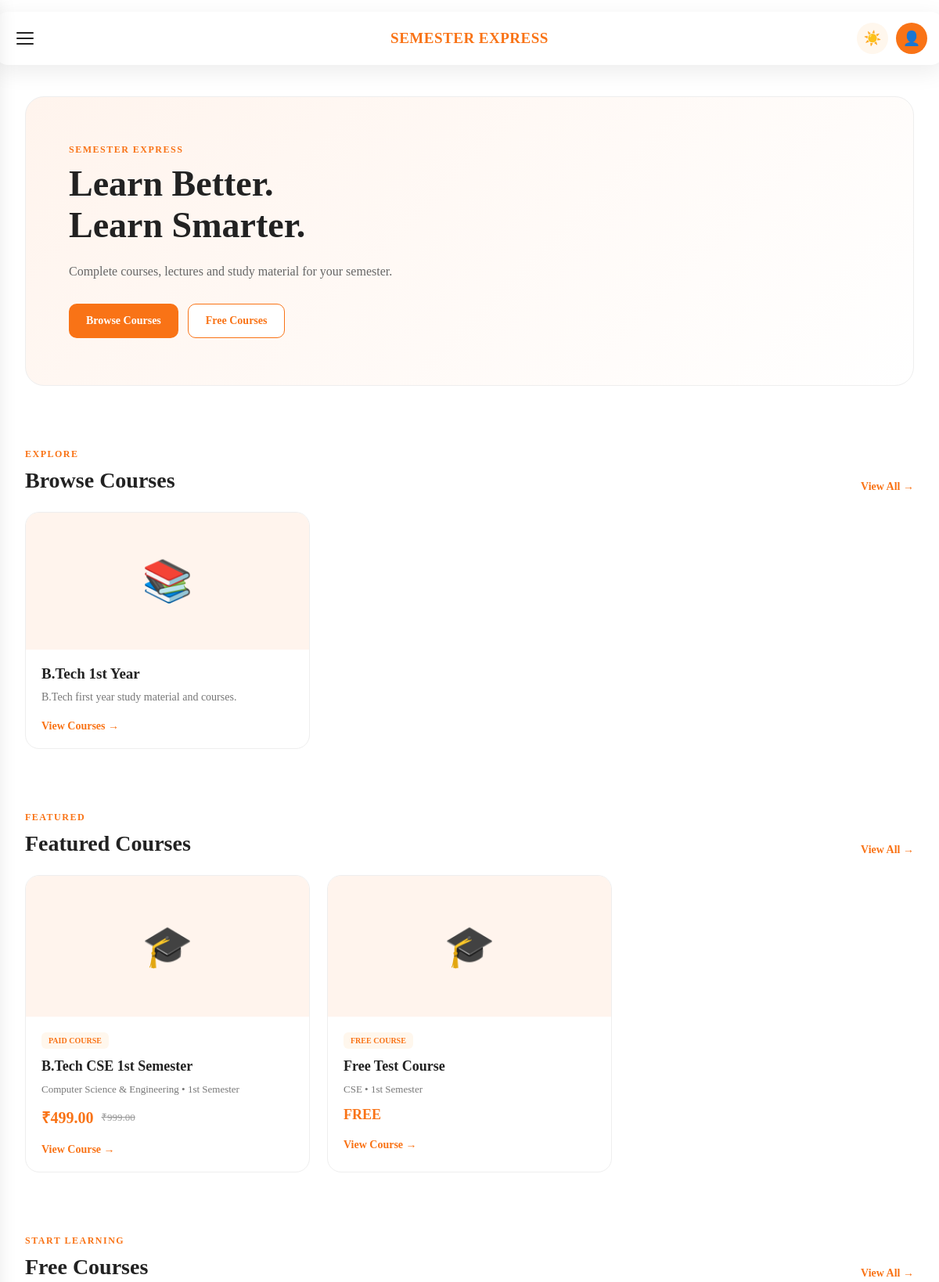
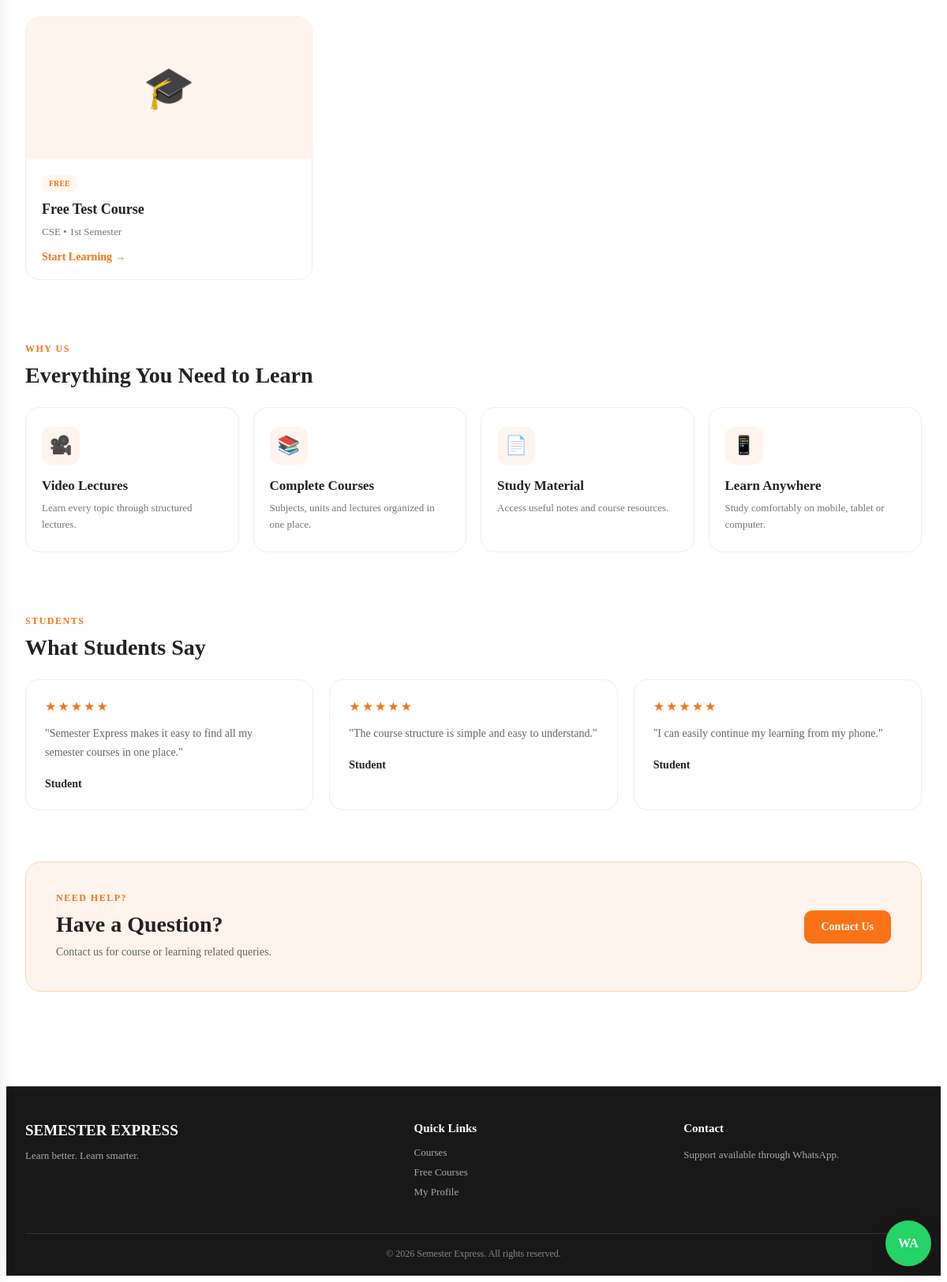
The page / on the database its author committed (2 pictures, top to bottom).
### courses/models.py (models this page shows, shortened)
class Collection(models.Model):
    name = models.CharField(max_length=200)
    description = models.TextField(blank=True)
    image = models.ImageField(
        upload_to="collections/",
        blank=True,
        null=True
    )
    is_active = models.BooleanField(default=True)
    created_at = models.DateTimeField(auto_now_add=True)
    class Meta:
        ordering = ["name"]

class Course(models.Model):
    collection = models.ForeignKey(
        Collection,
        on_delete=models.CASCADE,
        related_name="courses"
    )
    name = models.CharField(max_length=200)
    branch = models.CharField(
        max_length=150,
        blank=True
    )
    semester = models.CharField(
        max_length=50,
        blank=True
    )
    description = models.TextField(blank=True)
    image = models.ImageField(
        upload_to="courses/",
        blank=True,
        null=True
    )
    price = models.DecimalField(
        max_digits=10,
        decimal_places=2,
        default=0
    )
    original_price = models.DecimalField(
        max_digits=10,
        decimal_places=2,
        default=0
    )
    is_paid = models.BooleanField(default=True)
    is_active = models.BooleanField(default=True)
    created_at = models.DateTimeField(auto_now_add=True)
    class Meta:
        ordering = ["name"]

### courses/views.py (the view)
def home(request):
    collection_list = Collection.objects.filter(
        is_active=True
    )
    featured_courses = Course.objects.filter(
        is_active=True
    )[:6]
    free_courses = Course.objects.filter(
        is_active=True,
        is_paid=False
    )[:6]
    context = {
        "collections": collection_list,
        "featured_courses": featured_courses,
        "free_courses": free_courses,
    }
    return render(
        request,
        "index.html",
        context
    )

### templates/index.html (shortened to what this page needs)
{% load static %}
<!DOCTYPE html>
<html lang="en">
<head>
    <link
        rel="stylesheet"
        href="{% static 'css/style.css' %}"
    >
    <link
        rel="stylesheet"
        href="{% static 'css/dashboard.css' %}"
    >
    <link
        rel="stylesheet"
        href="{% static 'css/responsive.css' %}"
    >
</head>
<body>
<header class="top-header">
    <button
        type="button"
        class="menu-btn"
        id="menuBtn"
    >
        <span></span>
        <span></span>
        <span></span>
    </button>
    <div class="logo">
        SEMESTER EXPRESS
    </div>
    <div class="header-right">
        <button
            type="button"
            class="theme-btn"
            id="themeBtn"
        >
        </button>
        <a
            href="{% url 'dashboard:profile' %}"
            class="profile-btn"
        >
            👤
        </a>
    </div>
</header>
<main class="home-page">
    <section class="home-hero">
        <div class="home-hero-content">
            <p class="small-title">
                SEMESTER EXPRESS
            </p>
            <h1>
                Learn Better.
                <br>
                Learn Smarter.
            </h1>
            <p>
                Complete courses, lectures and study
                material for your semester.
            </p>
            <div class="hero-buttons">
                <a
                    href="{% url 'courses:collections' %}"
                    class="course-button"
                >
                    Browse Courses
                </a>
                <a
                    href="{% url 'courses:free_courses' %}"
                    class="secondary-button"
                >
                    Free Courses
                </a>
            </div>
        </div>
    </section>
    <section class="home-section">
        <div class="home-section-heading">
            <div>
                <p class="small-title">
                    EXPLORE
                </p>
                <h2>
                    Browse Courses
                </h2>
            </div>
            <a
                href="{% url 'courses:collections' %}"
                class="section-link"
            >
                View All →
            </a>
        </div>
        {% if collections %}
            <div class="home-collection-grid">
                {% for collection in collections %}
                    <a
                        href="{% url 'courses:collection_detail' collection.id %}"
                        class="home-collection-card"
                    >
                        <div class="home-collection-image">
                            {% if collection.image %}
                                <img
                                    src="{{ collection.image.url }}"
                                    alt="{{ collection.name }}"
                                >
                            {% else %}
                                <div class="home-placeholder">
                                    📚
                                </div>
                            {% endif %}
                        </div>
                        <div class="home-collection-content">
                            <h3>
                                {{ collection.name }}
                            </h3>
                            {% if collection.description %}
                                <p>
                                    {{ collection.description }}
                                </p>
                            {% else %}
                                <p>
                                    Explore courses in this collection.
                                </p>
                            {% endif %}
                            <span>
                                View Courses →
                            </span>
                        </div>
                    </a>
                {% endfor %}
            </div>
        {% endif %}
    </section>
    <section class="home-section">
        <div class="home-section-heading">
            <div>
                <p class="small-title">
                    FEATURED
                </p>
                <h2>
                    Featured Courses
                </h2>
            </div>
            <a
        href="{% url 'courses:collections' %}"
        class="section-link"
    >
        View All →
    </a>
        </div>
        {% if featured_courses %}
            <div class="home-course-grid">
                {% for course in featured_courses %}
                    <a
                        href="{% url 'courses:course_detail' course.id %}"
                        class="home-course-card"
                    >
                        <div class="home-course-image">
                            {% if course.image %}
                                <img
                                    src="{{ course.image.url }}"
                                    alt="{{ course.name }}"
                                >
                            {% else %}
                                <div class="home-placeholder">
                                    🎓
                                </div>
                            {% endif %}
                        </div>
                        <div class="home-course-content">
                            <span class="course-badge">
                                {% if course.is_paid %}
                                    Paid Course
                                {% else %}
                                    Free Course
                                {% endif %}
                            </span>
                            <h3>
                                {{ course.name }}
                            </h3>
                            <p>
                                {{ course.branch }}
                                {% if course.semester %}
                                    • {{ course.semester }}
                                {% endif %}
                            </p>
                            {% if course.is_paid %}
                                <div class="course-price">
                                    <strong>
                                        ₹{{ course.price }}
                                    </strong>
                                    {% if course.original_price %}
                                        <del>
                                            ₹{{ course.original_price }}
                                        </del>
                                    {% endif %}
                                </div>
                            {% else %}
                                <strong class="free-label">
                                    FREE
                                </strong>
                            {% endif %}
                            <span class="course-card-link">
                                View Course →
                            </span>
                        </div>
                    </a>
                {% endfor %}
            </div>
        {% endif %}
    </section>
    <section
        class="home-section"
        id="free-courses"
    >
        <div class="home-section-heading">
            <div>
                <p class="small-title">
                    START LEARNING
                </p>
                <h2>
                    Free Courses
                </h2>
            </div>
            <a
        href="{% url 'courses:free_courses' %}"
        class="section-link"
    >
        View All →
    </a>
        </div>
        {% if free_courses %}
            <div class="home-course-grid">
                {% for course in free_courses %}
                    <a
                        href="{% url 'courses:course_detail' course.id %}"
                        class="home-course-card"
                    >
                        <div class="home-course-image">
                            {% if course.image %}
                                <img
                                    src="{{ course.image.url }}"
                                    alt="{{ course.name }}"
                                >
                            {% else %}
                                <div class="home-placeholder">
                                    🎓
                                </div>
                            {% endif %}
                        </div>
                        <div class="home-course-content">
                            <span class="course-badge free-badge">
                                FREE
                            </span>
                            <h3>
                                {{ course.name }}
                            </h3>
                            <p>
                                {{ course.branch }}
                                {% if course.semester %}
                                    • {{ course.semester }}
                                {% endif %}
                            </p>
                            <span class="course-card-link">
                                Start Learning →
                            </span>
                        </div>
                    </a>
                {% endfor %}
            </div>
        {% endif %}
    </section>
    <section class="home-section">
        <div class="home-section-heading">
            <div>
                <p class="small-title">
                    WHY US
                </p>
                <h2>
                    Everything You Need to Learn
                </h2>
            </div>
        </div>
        <div class="home-feature-grid">
            <div class="home-feature-card">
                <div class="feature-icon">
                    🎥
                </div>
                <h3>
                    Video Lectures
                </h3>
                <p>
                    Learn every topic through structured
                    lectures.
                </p>
            </div>
            <div class="home-feature-card">
                <div class="feature-icon">
                    📚
                </div>
                <h3>
                    Complete Courses
                </h3>
                <p>
                    Subjects, units and lectures organized
                    in one place.
                </p>
            </div>
            <div class="home-feature-card">
                <div class="feature-icon">
                    📄
                </div>
                <h3>
                    Study Material
                </h3>
                <p>
                    Access useful notes and course
                    resources.
                </p>
            </div>
            <div class="home-feature-card">
                <div class="feature-icon">
                    📱
                </div>
                <h3>
                    Learn Anywhere
                </h3>
                <p>
                    Study comfortably on mobile, tablet
                    or computer.
                </p>
            </div>
        </div>
    </section>
    <section class="home-section">
        <div class="home-section-heading">
            <div>
                <p class="small-title">
                    STUDENTS
                </p>
                <h2>
                    What Students Say
                </h2>
            </div>
        </div>
        <div class="testimonial-grid">
            <div class="testimonial-card">
                <div class="testimonial-stars">
                    ★★★★★
                </div>
                <p>
                    "Semester Express makes it easy to
                    find all my semester courses in one
                    place."
                </p>
                <strong>
                    Student
                </strong>
            </div>
            <div class="testimonial-card">
                <div class="testimonial-stars">
                    ★★★★★
                </div>
                <p>
                    "The course structure is simple and
                    easy to understand."
                </p>
                <strong>
                    Student
                </strong>
            </div>
            <div class="testimonial-card">
                <div class="testimonial-stars">
                    ★★★★★
                </div>
                <p>
                    "I can easily continue my learning
                    from my phone."
                </p>
                <strong>
                    Student
                </strong>
            </div>
        </div>
    </section>
    <section class="home-contact">
        <div>
            <p class="small-title">
                NEED HELP?
            </p>
            <h2>
                Have a Question?
            </h2>
            <p>
                Contact us for course or learning related
                queries.
            </p>
        </div>
        <a
            href="https://chat.whatsapp.com/DHzkH2NvlEI9miAnLLJ3BN"
            class="course-button"
        >
            Contact Us
        </a>
    </section>
</main>
<footer class="home-footer">
    <div class="footer-content">
        <div>
            <h3>
                SEMESTER EXPRESS
            </h3>
            <p>
                Learn better. Learn smarter.
            </p>
        </div>
        <div>
            <h4>
                Quick Links
            </h4>
            <a href="{% url 'courses:collections' %}">
                Courses
            </a>
            <a href="{% url 'courses:free_courses' %}">
                Free Courses
            </a>
            <a href="{% url 'dashboard:profile' %}">
                My Profile
            </a>
        </div>
        <div>
            <h4>
                Contact
            </h4>
            <p>
                Support available through WhatsApp.
            </p>
        </div>
    </div>
    <div class="footer-bottom">
        <p>
            © 2026 Semester Express. All rights reserved.
        </p>
    </div>
</footer>
<a
    href="https://chat.whatsapp.com/DHzkH2NvlEI9miAnLLJ3BN"
    class="whatsapp-button"
    aria-label="WhatsApp"
>
</a>
</body>
</html>

### rows shown on the page
Collection: name "B.Tech 1st Year", description "B.Tech first year study material and courses."
Course: is_paid "PAID COURSE", name "B.Tech CSE 1st Semester", branch "Computer Science & Engineering", semester "1st Semester", price "499.00", original_price "999.00"
Course: is_paid "FREE COURSE", name "Free Test Course", branch "CSE", semester "1st Semester"
